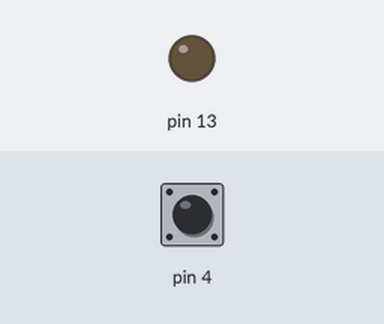
This sketch was run on a simulated Arduino Uno, built with avr-gcc and run on an emulated ATmega328P. Shown: output pins drawn as LEDs (lit = HIGH). The test bench sets the inputs (shaded band); at power-on: pin 4 HIGH.

Above: at 1.2 s.
1.3 s: pin 4 pulled LOW for 3.2 s
At 2.3 s:
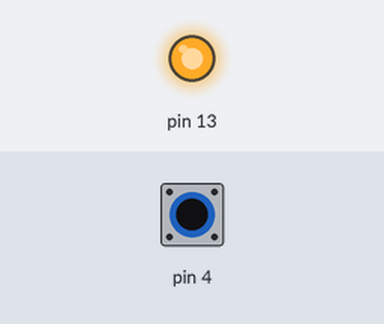
6.8 s: pin 4 pulled LOW for 0.15 s
At 9.2 s:
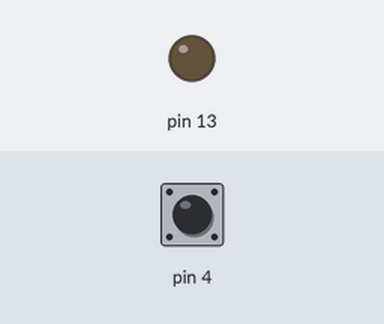
9.9 s: pin 4 pulled LOW for 1 s
At 11.2 s:
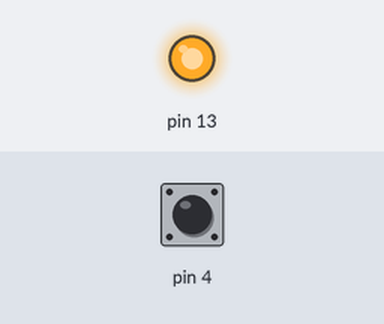
Timing chart, 0 to 13.4 s (numbered marks = the images above; inputs shaded):
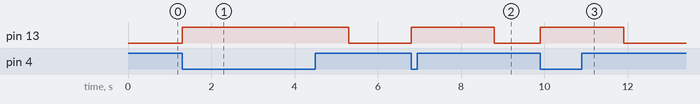

The sketch:

sketch_feb28a.ino
```cpp
//Acendendo Led utilizando um botão

void setup() {
  pinMode(4, INPUT_PULLUP);
  pinMode(13, OUTPUT);
}

void loop() {
  if (digitalRead(4) == LOW)
  {
    digitalWrite(13, HIGH);
    delay(2000);
    digitalWrite(13, LOW);
  }
}
```

Measured:
- after the input at 1.3 s, pin 13: LOW → HIGH at once, → LOW 4.0 s later
- after the input at 6.8 s, pin 13: LOW → HIGH at once, → LOW 2.0 s later
- after the input at 9.9 s, pin 13: LOW → HIGH at once, → LOW 2.0 s later
